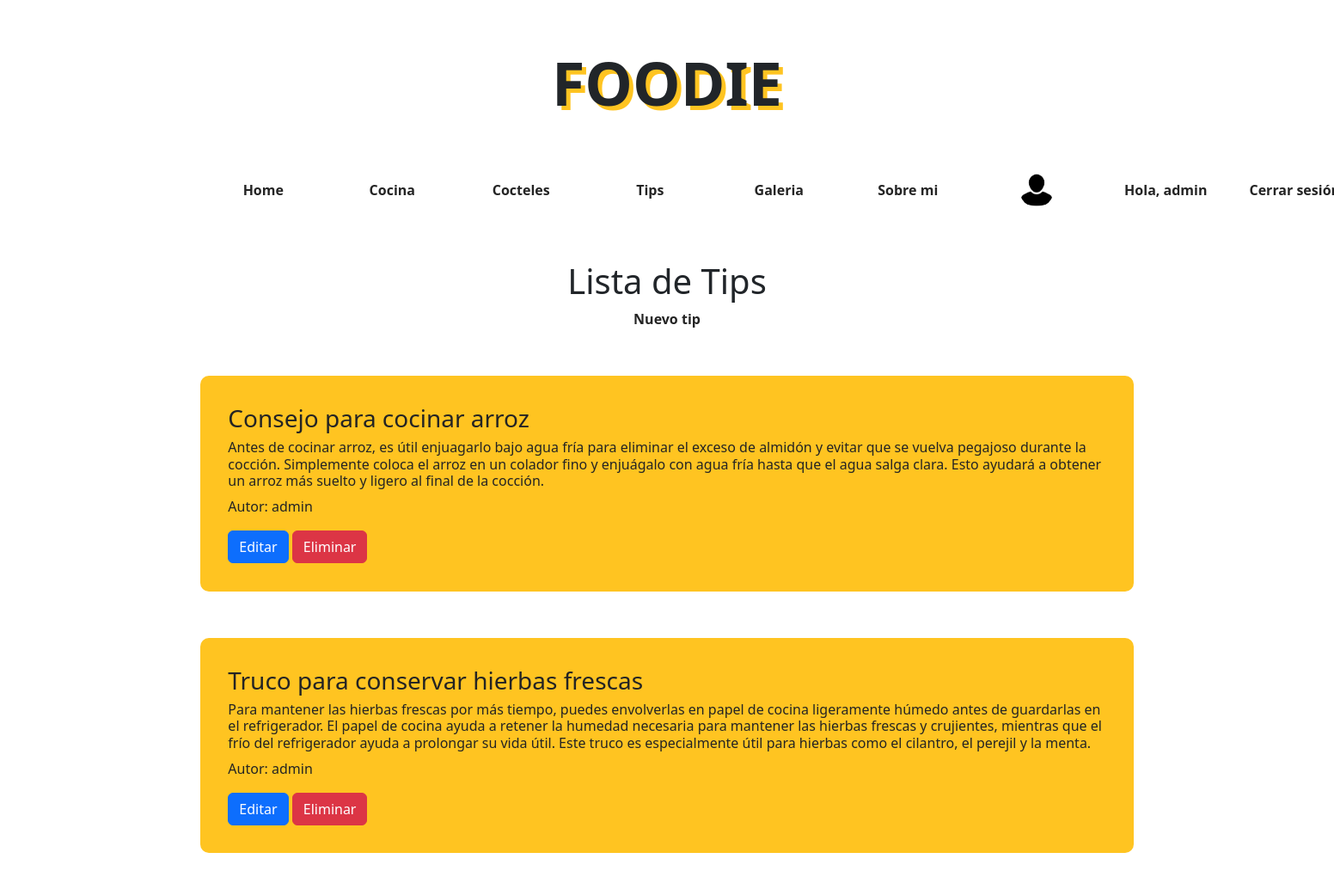
The page /tips/ (signed in) on the database its author committed.
### foodieApp/models.py (models this page shows, shortened)
class Tip(models.Model):
    titulo = models.CharField(max_length=100)
    autor = models.ForeignKey(User, on_delete=models.CASCADE)
    fecha_publicacion = models.DateTimeField(auto_now_add=True)
    contenido = models.TextField()

### foodieApp/views.py (the view)
# urls.py: path("tips/", lista_tips, name="lista_tips"),
def lista_tips(request):
    tips = Tip.objects.all()
    return render(request, "foodieApp/lista_tips.html", {"tips": tips})

### foodieApp/templates/foodieApp/lista_tips.html (shortened to what this page needs)
{% extends 'index.html' %}
{% block contenido %}
<div class="separadorFoodie tituloFoodie">
    <h1>Lista de Tips</h1>
    {% if user.is_authenticated %}
    <a class="add" href="{% url 'agregar_tip' %}">Nuevo tip</a>
    {% endif %}
</div>
{% for tip in tips %}
    <div class="contenidoTip">
            <h3>{{ tip.titulo }}</h3>
            <h6>{{ tip.contenido }}</h6>
            <p>Autor: {{ tip.autor }}</p>
            {% if request.user.is_staff %}
                <a class="btn btn-primary" href="{% url 'editar_tip' tip.id %}">Editar</a>
                <form method="post" action="{% url 'eliminar_tip' tip.id %}" style="display: inline;">
                    <input type="submit" class="btn btn-danger" value="Eliminar" onclick="return confirm('¿Estás seguro de que quieres eliminar este tip?')">
                </form>
            {% endif %}
    </div>
{% endfor %}
{% endblock contenido %}

### foodieApp/templates/index.html (shortened to what this page needs)
{% load static %}
<!DOCTYPE html>
<html lang="en">
<head>
    <link href="https://cdn.jsdelivr.net/npm/bootstrap@5.3.3/dist/css/bootstrap.min.css" rel="stylesheet"
>
    {% load static %}
    <link href="{% static  'css/styles.css' %}" rel="stylesheet" />
</head>
<body>
    <div class="estructura">
        <div>
            <h1 class="logo">FOODIE</h1>
        </div>
        <nav class="navbar navbar-expand-lg bg-body-transparent">
            <div class="container-fluid">
                <div class="collapse navbar-collapse" id="navbarSupportedContent">
                    <ul class="navbar-nav me-auto mb-2 mb-lg-0">
                        <li class="nav-item">
                            <a class="nav-link" href="/">Home</a>
                        </li>
                        <li class="nav-item">
                            <a class="nav-link" href="/recetario/">Cocina</a>
                        </li>
                        <li class="nav-item">
                            <a class="nav-link" href="/coctelero/">Cocteles</a>
                        </li>
                        <li class="nav-item">
                            <a class="nav-link" href="/tips/">Tips</a>
                        </li>
                        <li class="nav-item">
                            <a class="nav-link" href="/galeria/">Galeria</a>
                        </li>
                        <li class="nav-item">
                            <a class="nav-link" href="/sobremi/">Sobre mi</a>
                        </li>
                        {% if user.is_authenticated %}
                        <li class="nav-item">
                            {% if user.userprofile.avatar %}
                            <img src="{{ user.userprofile.avatar.url }}" alt="Avatar"
                                style="width: 40px; height: 40px; border-radius: 50%;">
                            {% else %}
                            <img src="{% static 'images/default_avatar.png' %}" alt="Avatar por defecto"
                                style="width: 40px; height: 40px; border-radius: 50%;">
                            {% endif %}
                        </li>
                        <li class="nav-item">
                            <a class="nav-link" href="{% url 'configuracion_usuario' %}">Hola, {{ user.username }}</a>
                        </li>
                        <li class="nav-item">
                            <a class="nav-link" href="{% url 'logout' %}">Cerrar sesión</a>
                        </li>
                        {% endif %}
                    </ul>
                </div>
            </div>
        </nav>
        {% block contenido %}
        {% endblock contenido %}
    </div>
</body>
</html>

### foodieApp/static/css/styles.css (style rules this page uses)
body { background-color: #ffffff; }
.logo { font-weight: bold; font-size: 70px; text-align: center; margin: 0 auto; padding: 5% 0; text-shadow: 5px 5px 0px rgba(255, 196, 33); }
.estructura { margin: 0 10%; padding: 0% 5%; background-color: #ffffff; }
.nav-link { color: #242424; font-weight: bold; border-radius: 10px; }
.nav-item { margin-right: 2%; width: 150px; text-align: center; }
.tituloFoodie { text-align: center; margin: 5% 0; }
.separadorFoodie { display: block; justify-content: center; }
.add { text-decoration: none; color: #242424; font-weight: bold; transition: all 0.2s; }
.contenidoTip { margin-bottom: 5%; color: #242424; background-color: rgb(255, 196, 33); padding: 3%; border-radius: 10px; }
form { font-weight: bold; margin-top: 10%; text-align: center; }
form input { display: block; margin: 0 auto; }

### rows shown on the page
Tip: titulo "Consejo para cocinar arroz", contenido "Antes de cocinar arroz, es útil enjuagarlo bajo agua fría para eliminar el exceso de almidón y evitar que se vuelva pegajoso durante la cocción. Simplemente coloca el arroz en un colador fino y enjuágalo con agua fría hasta que el agua salga clara. Esto ayudará a obtener un arroz más suelto y ligero al final de la cocción.", autor "admin"
Tip: titulo "Truco para conservar hierbas frescas", contenido "Para mantener las hierbas frescas por más tiempo, puedes envolverlas en papel de cocina ligeramente húmedo antes de guardarlas en el refrigerador. El papel de cocina ayuda a retener la humedad necesaria para mantener las hierbas frescas y crujientes, mientras que el frío del refrigerador ayuda a prolongar su vida útil. Este truco es especialmente útil para hierbas como el cilantro, el perejil y la menta.", autor "admin"

### other values the page prints
{{ user.username }} "admin"
